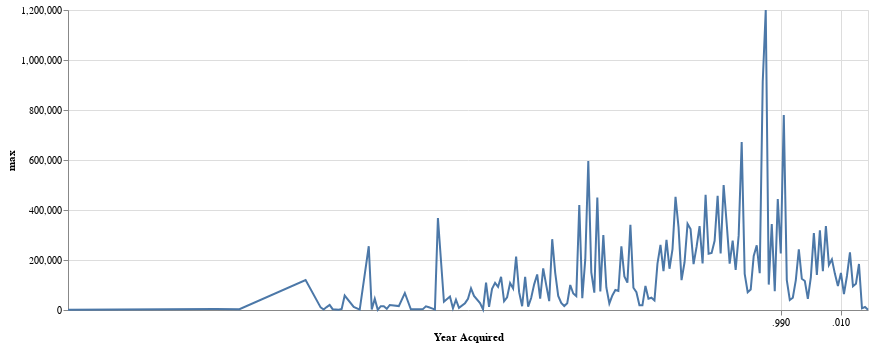

Here is the notebook cell this chart was saved with:
### Code cell
# first, just one line
lines = alt.Chart(stats.reset_index()).mark_line().encode(
    alt.X("Year Acquired:T"),
    alt.Y("max:Q")
).properties(
    width=800
)
lines

### Figure 1 — Vega-Lite specification as saved in the notebook (floating-point values rounded to 4 significant figures; data arrays with more than 128 entries replaced by an {"elided": "..."} marker saying what was removed)
{"config": {"view": {"continuousWidth": 300, "continuousHeight": 300}}, "data": {"name": "data-3571398001ca33dcc4388f1397aa3da7"}, "mark": {"type": "line"}, "encoding": {"x": {"field": "Year Acquired", "type": "temporal"}, "y": {"field": "max", "type": "quantitative"}}, "width": 800, "$schema": "https://vega.github.io/schema/vega-lite/v5.20.1.json", "datasets": {"data-3571398001ca33dcc4388f1397aa3da7": {"elided": "171 records"}}}
